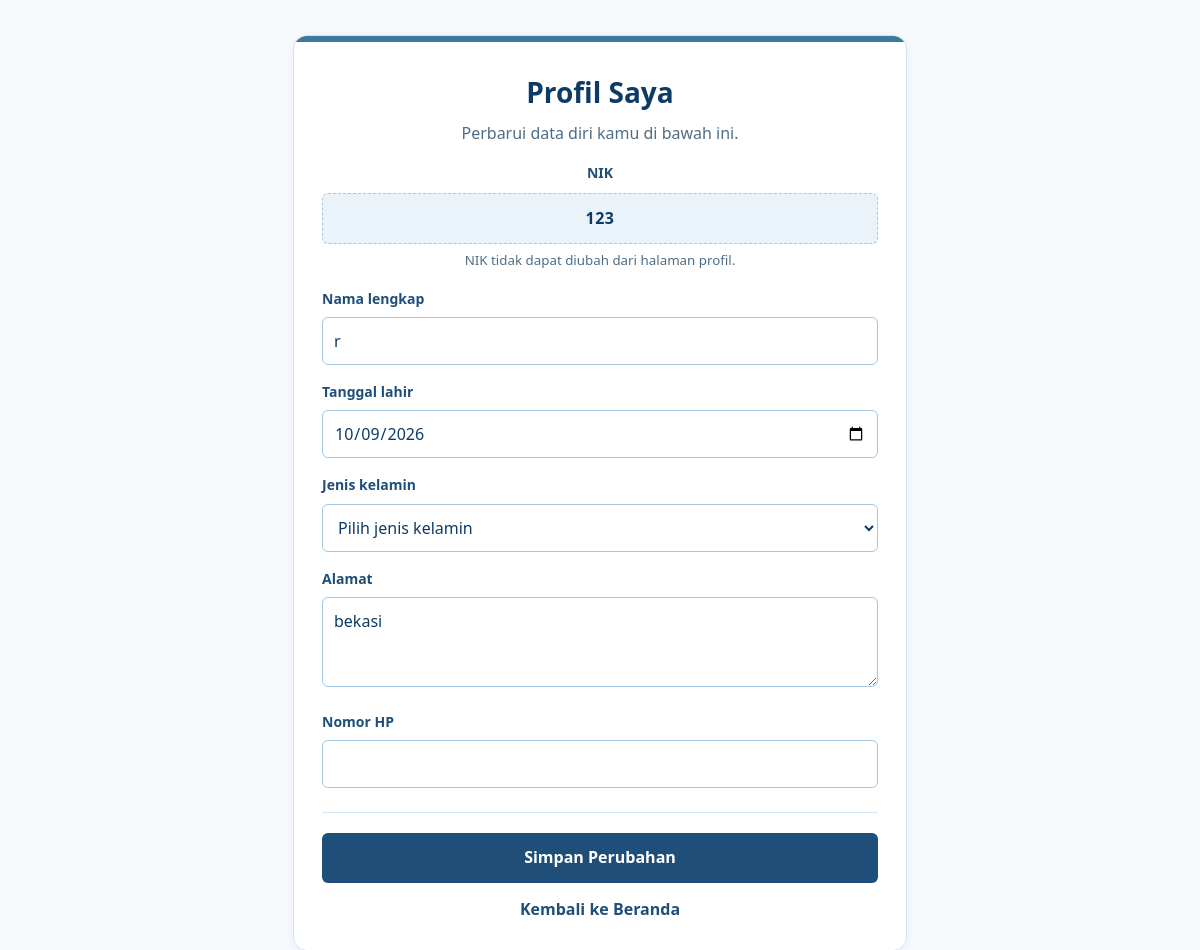
The page /profil.php (signed in) on the database its author committed.
### tables this page shows
CREATE TABLE `pasien` (
  `id` int(11) NOT NULL,
  `nik` varchar(20) DEFAULT NULL,
  `nama` varchar(100) NOT NULL,
  `tanggal_lahir` date DEFAULT NULL,
  `jenis_kelamin` enum('L','P') DEFAULT NULL,
  `alamat` text DEFAULT NULL,
  `no_hp` varchar(20) DEFAULT NULL,
  `created_at` timestamp NOT NULL DEFAULT current_timestamp(),
  `user_id` int(11) DEFAULT NULL
);

### profil.php (the view, shortened to what this page needs)
<?php
require_once "koneksi.php";
$userId = $_SESSION["user_id"];
$sql = "SELECT nama, nik, tanggal_lahir, jenis_kelamin, alamat, no_hp
        FROM pasien
        WHERE user_id = ?
        LIMIT 1";
$stmt = $pdo->prepare($sql);
$stmt->execute([$userId]);
$pasien = $stmt->fetch(PDO::FETCH_ASSOC);
function e($nilai) {
    return htmlspecialchars((string) $nilai, ENT_QUOTES, "UTF-8");
}
?>
<!DOCTYPE html>
<html lang="id">
<head>
    <link rel="stylesheet" href="assets/css/style.css">
</head>
<body class="profil-page">
    <main class="profil-container">
        <div class="profil-card">
            <h1>Profil Saya</h1>
            <p>Perbarui data diri kamu di bawah ini.</p>
            <form method="POST">
                <label>NIK</label>
                <div class="nik-info"><?= e($pasien["nik"]) ?></div>
                <small>NIK tidak dapat diubah dari halaman profil.</small>
                <label for="nama">Nama lengkap</label>
                <input
                    type="text"
                    id="nama"
                    name="nama"
                    maxlength="100"
                    value="<?= e($_POST["nama"] ?? $pasien["nama"]) ?>"
                    required
                >
                <label for="tanggal_lahir">Tanggal lahir</label>
                <input
                    type="date"
                    id="tanggal_lahir"
                    name="tanggal_lahir"
                    max="<?= date("Y-m-d") ?>"
                    value="<?= e($_POST["tanggal_lahir"] ?? $pasien["tanggal_lahir"]) ?>"
                    required
                >
                <label for="jenis_kelamin">Jenis kelamin</label>
                <select id="jenis_kelamin" name="jenis_kelamin" required>
                    <option value="">Pilih jenis kelamin</option>
                </select>
                <label for="alamat">Alamat</label>
                <textarea
                    id="alamat"
                    name="alamat"
                    maxlength="500"
                    required
                ><?= e($_POST["alamat"] ?? $pasien["alamat"]) ?></textarea>
                <label for="no_hp">Nomor HP</label>
                <input
                    type="tel"
                    id="no_hp"
                    name="no_hp"
                    maxlength="20"
                    value="<?= e($_POST["no_hp"] ?? $pasien["no_hp"]) ?>"
                    required
                >
                <div class="aksi">
                    <button type="submit" class="button">
                        Simpan Perubahan
                    </button>
                    <a href="index.php">Kembali ke Beranda</a>
                </div>
            </form>
        </div>
    </main>
</body>
</html>

### assets/css/style.css (style rules this page uses)
:root { --white: #ffffff; --bg: #f6fafd; --blue-100: #a4c8e1; --blue-300: #6fa3d8; --teal-500: #3b7a99; --blue-700: #1f4e79; --navy-900: #0d3b66; --tint: #eaf3fa; --border: #d6e4ef; --text: #0d3b66; --text-muted: #4f6d85; --radius-sm: 6px; --radius-md: 10px; --radius-lg: 14px; --shadow: 0 2px 10px rgba(13, 59, 102, 0.06); --shadow-hover: 0 8px 20px rgba(13, 59, 102, 0.12); --transition: 0.2s ease; }
*, *::before, *::after { box-sizing: border-box; }
body { margin: 0; font-family: "Segoe UI", Arial, sans-serif; line-height: 1.6; background: var(--bg); color: var(--text); }
a { color: var(--blue-700); }
.button { display: inline-block; padding: 12px 20px; background: var(--blue-700); color: var(--white); font: inherit; font-weight: bold; text-decoration: none; border: none; border-radius: var(--radius-sm); cursor: pointer; transition: background var(--transition); }
label { font-size: 14px; font-weight: bold; color: var(--blue-700); }
input, select, textarea { width: 100%; margin: 7px 0 16px; padding: 11px; background: var(--white); color: var(--text); font: inherit; border: 1px solid var(--blue-100); border-radius: var(--radius-sm); transition: border-color var(--transition), box-shadow var(--transition); }
.profil-page { min-height: 100vh; display: flex; flex-direction: column; }
.profil-container { flex: 1; display: flex; flex-direction: column; justify-content: center; width: 100%; max-width: 650px; margin: 0 auto; padding: 35px 18px; }
.profil-card { position: relative; overflow: hidden; padding: 34px 28px 28px; background: var(--white); border: 1px solid var(--border); border-radius: var(--radius-lg); box-shadow: var(--shadow); }
.profil-card::before { content: ""; position: absolute; inset: 0 0 auto 0; height: 6px; background: var(--teal-500); }
.profil-card h1 { margin: 0 0 6px; color: var(--navy-900); font-size: 28px; text-align: center; }
.profil-card > p { margin: 0 0 8px; color: var(--text-muted); text-align: center; }
.profil-card label { display: block; margin: 16px 0 7px; font-weight: 600; }
.profil-card input, .profil-card select, .profil-card textarea { margin: 0; }
.profil-card textarea { min-height: 90px; resize: vertical; }
.profil-card small { display: block; margin-top: 6px; color: var(--text-muted); }
.nik-info { margin-top: 8px; padding: 12px; background: var(--tint); color: var(--navy-900); font-weight: bold; letter-spacing: 0.5px; border: 1px dashed var(--blue-100); border-radius: var(--radius-sm); }
.aksi { display: flex; flex-direction: column; align-items: center; gap: 14px; margin-top: 24px; }
.aksi a { color: var(--blue-700); font-weight: bold; text-decoration: none; }
.profil-card .aksi { padding-top: 20px; border-top: 1px solid var(--border); }
.profil-card .aksi .button { width: 100%; padding: 12px 24px; }
.profil-card input, .profil-card select { height: 48px; }
.profil-card form > label:first-child { text-align: center; }
.nik-info { text-align: center; }
.profil-card small { text-align: center; }
.profil-card input, .profil-card select, .profil-card textarea { text-align: left; }

### rows shown on the page
pasien: nik "123", nama "r", tanggal_lahir "10/09/2026", alamat "bekasi"
